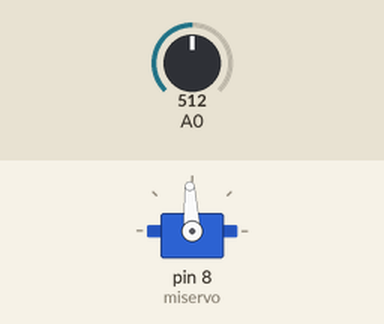
Bench run of a sketch on a simulated Arduino Uno, built with avr-gcc and run on an emulated ATmega328P. On the bench: servo. Inputs (shaded band) come from the test bench; at power-on: A0 = 512.

Above: at 5.2 s.
5.3 s: A0 set to 716
At 6.5 s:
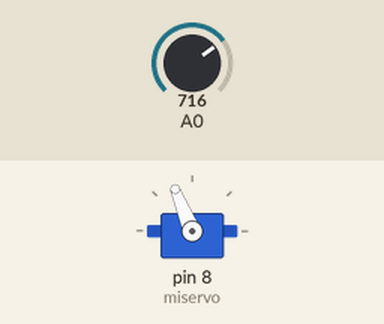
6.8 s: A0 set to 900
At 8.0 s:
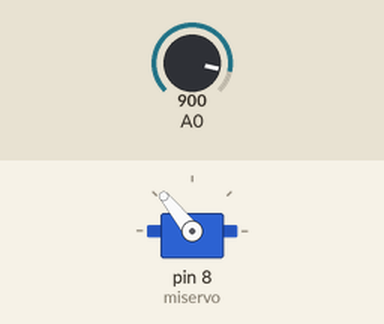
8.3 s: A0 set to 306
At 9.5 s:
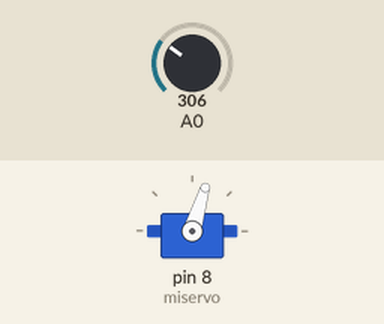
9.8 s: A0 set to 511
At 10.9 s:
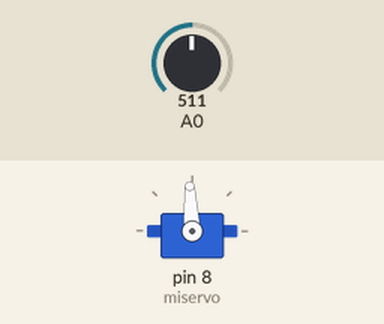
11.3 s: A0 set to 0
At 12.3 s:
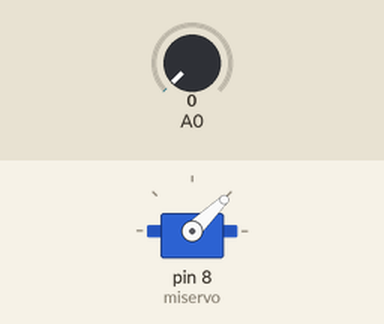
Timing chart, 0 to 13.8 s (numbered marks = the images above; inputs shaded):
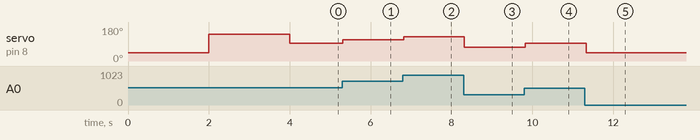

Measured:
- after the input at 5.3 s, servo on pin 8 (miservo): 93° → 112° at once
- after the input at 6.8 s, servo on pin 8 (miservo): 112° → 129° at once
- after the input at 8.3 s, servo on pin 8 (miservo): 129° → 73° at once
- after the input at 9.8 s, servo on pin 8 (miservo): 73° → 93° at once
- after the input at 11.3 s, servo on pin 8 (miservo): 93° → 44° at once

The sketch:

pot_analog.ino
```cpp
#include <Servo.h>

int pos = 0;
Servo miservo;

void setup() {
  // put your setup code here, to run once:
  Serial.begin(9600);

  miservo.attach(8);
  miservo.writeMicroseconds(1000);
  delay(2000);
  miservo.writeMicroseconds(2000);
  delay(2000);

}

void loop() {
  // put your main code here, to run repeatedly:
  //Serial.print("pinA0");
  pos = map(analogRead(0), 0, 1023, 1000, 2000);
  //Serial.println(analogRead(0));
  miservo.writeMicroseconds(pos);
  delay(50);
}
```
